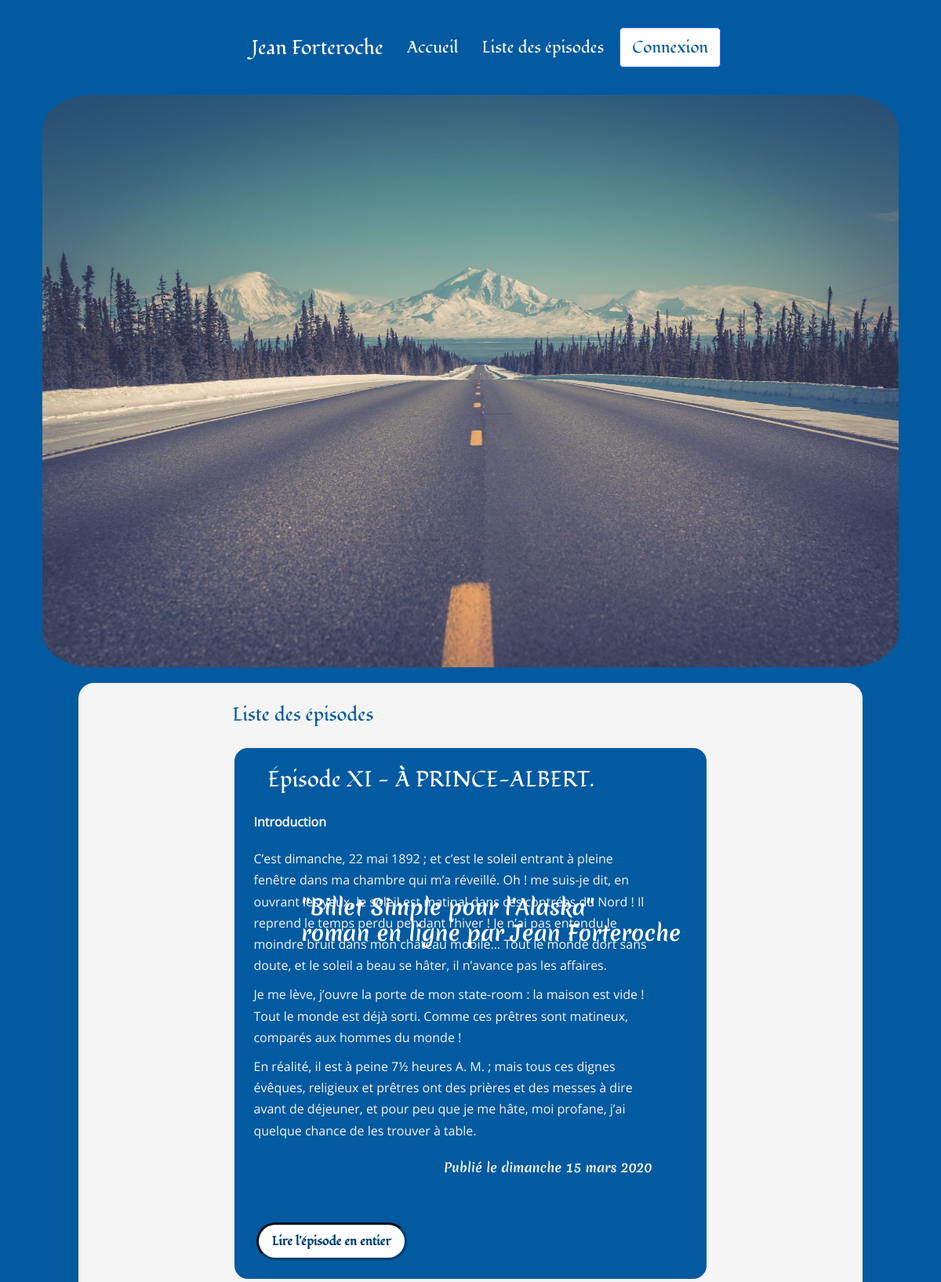
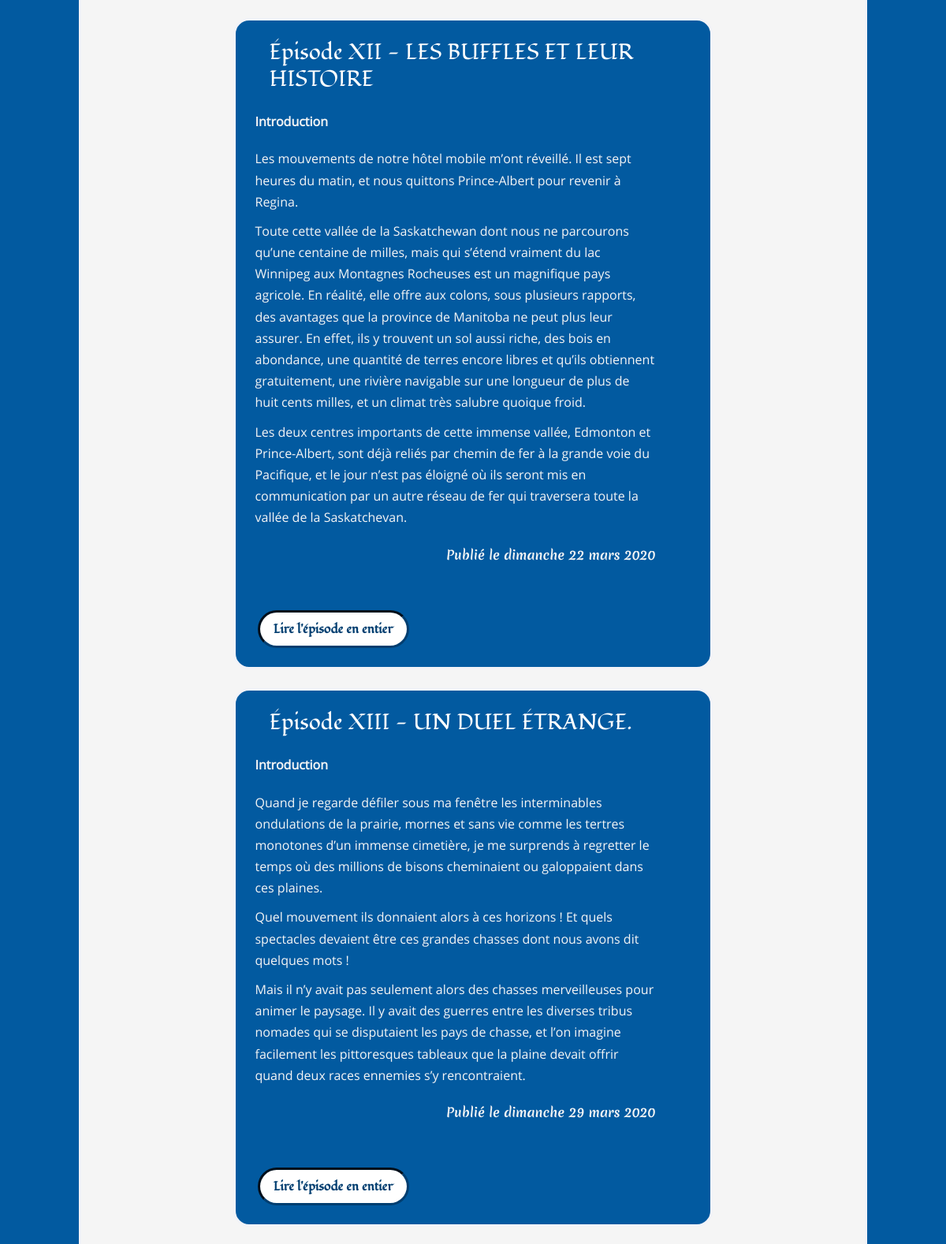
Page /index.php?action=listOfPosts&page=3 (upper part) on the committed database (2 pictures, top to bottom).
### tables this page shows
CREATE TABLE IF NOT EXISTS `Posts` (
  `id` int(11) NOT NULL AUTO_INCREMENT,
  `chapter` SMALLINT(1) UNSIGNED NOT NULL,
  `title` varchar(255) NOT NULL,
  `introduction` text NOT NULL,
  `content` text NOT NULL,
  `post_date` datetime NOT NULL,
  `post_status` varchar(7) NOT NULL,
  PRIMARY KEY (`id`)
);

### src/View/View.php (called while the page is built, shortened)
<?php
class View
{
    public function render(array $data, string $origin): void
    {
        require_once "..\\templates\\${origin}\\${data['template']}.html.php";
        require_once "..\\templates\\${origin}\\layout.html.php";
    }
}

### src/Controller/Frontoffice/PostController.php (called while the page is built, shortened)
<?php
class PostController
{
    private PostManager $postManager;
    private View $view;
    public function __construct(PostManager $postManager, CommentManager $commentManager, View $view, Session $session, Error $error)
    {
        $this->postManager = $postManager;
        $this->view = $view;
    }
    public function displayListOfPosts(int $currentPage, Session $session): void
    {
        $nbPostsPerPage = 5;
        $nbTotalPosts = $this->postManager->getNbPosts();
        $nbTotalPages = ceil($nbTotalPosts / $nbPostsPerPage);
        $previousPage = $currentPage<=1 ? null : ($currentPage-1);
        $nextPage = $currentPage>=$nbTotalPages ? null : ($currentPage+1);
        $dataAllPostsPagination = $this->postManager->getListPostsPagination($currentPage, $nbPostsPerPage);
        $this->view->render(['template' => 'listofposts', 'allpostspagination' => $dataAllPostsPagination, 'previouspage' => $previousPage, 'nextpage'=> $nextPage, 'sessionmessage' => $session->getSessionMessage('message'), 'sessionerreur' => $session->getSessionMessage('erreur')], 'frontoffice');
    }
}

### public/index.php (called while the page is built, shortened)
<?php
$router = new Router();
$router->run();

### src/Model/PostManager.php (called while the page is built, shortened)
<?php
class PostManager
{
    private $database;
    public function __construct(Database $database)
    {
        $this->database = $database->getPdo();
    }
    public function getListPostsPagination(int $currentPage, int $nbPostsPerPage): ?array
    {
        $firstPostPage=($currentPage-1)*$nbPostsPerPage;
        $request = $this->database->prepare('SET lc_time_names = \'fr_FR\';');
        $request->execute();
        $request = $this->database->prepare('SELECT id, chapter, title, introduction, CONCAT_WS(\' \', \'le\', DAYNAME(post_date), DAY(post_date), MONTHNAME(post_date), YEAR(post_date)) AS post_date_fr, post_status FROM posts WHERE post_status=\'publish\' ORDER BY chapter, post_date ASC LIMIT :firstPostPage, :nbPostsPerPage');
        $request->bindValue(':firstPostPage', $firstPostPage, \PDO::PARAM_INT);
        $request->bindValue(':nbPostsPerPage', $nbPostsPerPage, \PDO::PARAM_INT);
        $request->execute();
        $result = $request->fetchAll();
        return !$result ? null : $result;
    }
}

### src/Service/Database.php (called while the page is built, shortened)
<?php
class Database
{
    private $database;
    public function __construct()
    {
        $this->database = new \PDO('mysql:host=localhost;dbname=openclassrooms_project4;port=3306;charset=utf8mb4', 'root', 'vFaGsjLk8WpkQtxYJ8XZXAf690shjBzW', [
            \PDO::ATTR_ERRMODE => \PDO::ERRMODE_EXCEPTION,
            \PDO::ATTR_DEFAULT_FETCH_MODE => \PDO::FETCH_ASSOC
        ]);
    }
    public function getPdo(): \PDO
    {
        return $this->database;
    }
}

### templates/frontoffice/listofposts.html.php (the view, shortened to what this page needs)
<?php if ($data['allpostspagination'] === null): ?>
    <section>
        <p class="pError"> Erreur : l'affichage de la liste des épisodes n'est pas possible </p>
    </section>
<?php elseif ($data['allpostspagination'] !== null): ?>
    <section>
        <h2>Liste des épisodes</h2>
        <?php foreach($data['allpostspagination'] as $post): ?>
                <article>
                    <h3>Épisode <?=$post['title']?></h3>
                    <p class="pTitleIntroductionToTheEpisode">Introduction</p>
                    <p class="pIntroductionToTheEpisode"><?=$post['introduction']?></p>
                    <p class="pCreatedAt">Publié <?=$post['post_date_fr']?> </p>
                    <a href="index.php?action=detailOfPost&amp;id=<?=$post['id']?>" class="linkReadTheEntireEpisode">Lire l'épisode en entier</a>
                </article>
        <?php endforeach; ?>
    </section>
<?php endif; ?>

### public/css/style.css (style rules this page uses)
html { font-size: 100%; font-family: 'merienda_oneregular', Arial, sans-serif, serif; font-weight: 400; color: #FFF; box-sizing: border-box; }
*, *::before, *::after { box-sizing: inherit; }
html, body { margin:0; padding:0; }
body { font-size: 1rem; background-color: #025AA0; display: flex; flex-direction: column; align-items: center; }
a { color: white; text-decoration: none; }
section h2 { font-family: 'fondamentoregular', Arial, sans-serif, serif; }
article { display: flex; flex-direction: column; margin-top: 20px; color: whitesmoke; border: 3px solid rgb(242, 243, 248); border-radius: 20px; background-color: #025AA0; }
article h3, article h4, article h5 { color: #FFF; padding-left: 7%; font-family: 'fondamentoregular', Arial, sans-serif, serif; }
p { line-height: 1.7; padding: 0 4%; margin-top: 0; margin-bottom: 10px; font-family: 'open_sansregular'; }
.pTitleIntroductionToTheEpisode, .pComment { font-weight: 600; }
.pIntroductionToTheEpisode { font-family: 'ralewayregular','open_sansregular', sans-serif; }
.pCreatedAt { font-family: 'merienda_oneregular', Arial, sans-serif, serif; text-align: end; }
.linkToTheRestOfThePost, .linkReadTheEntireEpisode, .inputTypeSubmitPublishComment, .linkToTheReportOfThePostComment, .inputTypeSubmitValidateLogin, .inputTypeSubmitRenewPassword , .inputTypeSubmitChangePassword, .inputTypeSubmitSaveDraft, .inputTypeSubmitPreview, .inputTypeSubmitPublish, .homeTab, .myProfileTab, .episodeListTab, .createAnEpisodeTab, .commentsTab, .logoutTab { width: 8rem; text-align: center; transition: border 1.3s ease, background-color 1.3s ease, color 0.7s ease; background-color: #FFF; color: #013E70; border: inset #013E70; border-radius: 2em; padding: 10px 10px; font-weight: 600; font-family: 'fondamentoregular', Arial, sans-serif, serif; margin-left: 4.5%; margin-bottom: 4%; align-self: flex-start; }
.linkReadTheEntireEpisode { width: 12rem; }
article, section h2, article h3, .linkPreviousPost, .linkNextPost, .linkPreviousPage, .linkNextPage, footer { margin: 1.5rem 0rem; }
.sectionPostComment, .pCreatedAt, .sectionH4TitleComments { margin-bottom: 3.5rem; }
h1, h2, h3, h4, h5, h6 { margin-top: 0; margin-bottom: .5rem; }
.h1, .h2, .h3, .h4, .h5, .h6, h1, h2, h3, h4, h5, h6 { margin-bottom: .5rem; font-weight: 500; line-height: 1.2; }
.h3, h3 { font-size: 1.75rem; }
@media all and (min-width: 600px) and (min-resolution: 1dppx) { p { width: 556px; } }
@media all and (min-width: 1024px) and (min-resolution: 1dppx) { section h2, .sectionH4TitleComments,.pControlPanelPage, .pError { color: #025AA0; } }

### rows in the picture
posts: title "XI - À PRINCE-ALBERT.", introduction "C’est dimanche, 22 mai 1892 ; et c’est le soleil entrant à pleine fenêtre dans ma chambre qui m’a réveillé. Oh ! me suis-je dit, en ouvrant les yeux, le soleil est matinal dans ces contrées du Nord ! Il reprend le temps perdu pendant l’hiver ! Je n’ai pas entendu le moindre bruit dans mon château mobile… Tout le monde dort sans doute, et le soleil a beau se hâter, il n’avance pas les affaires. Je me lève, j’ouvre la porte de mon state-room : la maison est vide ! Tout le monde est déjà sorti. Comme ces prêtres sont matineux, comparés aux hommes du monde ! En réalité, il est à peine 7½ heures A. M. ; mais tous ces dignes évêques, religieux et prêtres ont des prières et des messes à dire avant…", post_date_fr "le dimanche 15 mars 2020"
posts: title "XII - LES BUFFLES ET LEUR HISTOIRE", introduction "Les mouvements de notre hôtel mobile m’ont réveillé. Il est sept heures du matin, et nous quittons Prince-Albert pour revenir à Regina. Toute cette vallée de la Saskatchewan dont nous ne parcourons qu’une centaine de milles, mais qui s’étend vraiment du lac Winnipeg aux Montagnes Rocheuses est un magnifique pays agricole. En réalité, elle offre aux colons, sous plusieurs rapports, des avantages que la province de Manitoba ne peut plus leur assurer. En effet, ils y trouvent un sol aussi riche, des bois en abondance, une quantité de terres encore libres et qu’ils obtiennent gratuitement, une rivière navigable sur une longueur de plus de huit cents milles, et un climat très salubre quoique…", post_date_fr "le dimanche 22 mars 2020"
posts: title "XIII - UN DUEL ÉTRANGE.", introduction "Quand je regarde défiler sous ma fenêtre les interminables ondulations de la prairie, mornes et sans vie comme les tertres monotones d’un immense cimetière, je me surprends à regretter le temps où des millions de bisons cheminaient ou galoppaient dans ces plaines. Quel mouvement ils donnaient alors à ces horizons ! Et quels spectacles devaient être ces grandes chasses dont nous avons dit quelques mots ! Mais il n’y avait pas seulement alors des chasses merveilleuses pour animer le paysage. Il y avait des guerres entre les diverses tribus nomades qui se disputaient les pays de chasse, et l’on imagine facilement les pittoresques tableaux que la plaine devait offrir quand deux races ennemies…", post_date_fr "le dimanche 29 mars 2020"
